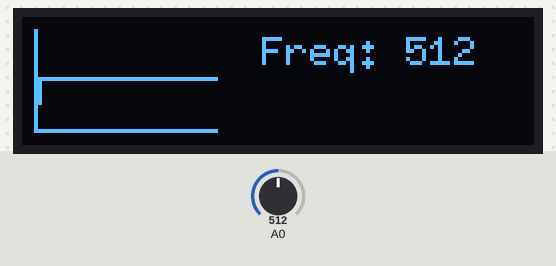
Bench run of a sketch on a simulated Arduino Uno, built with avr-gcc and run on an emulated ATmega328P. Shown: 128×32 one-colour display. The inputs (shaded band) are chosen by the test bench; at power-on: A0 = 512.

Above: at 1.2 s.
1.3 s: A0 set to 716
At 2.9 s:
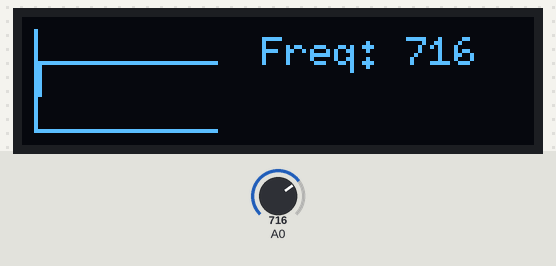
3.4 s: A0 set to 900
At 4.5 s:
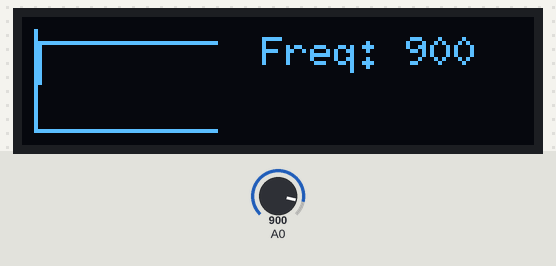
5.4 s: A0 set to 1023
At 7.3 s:
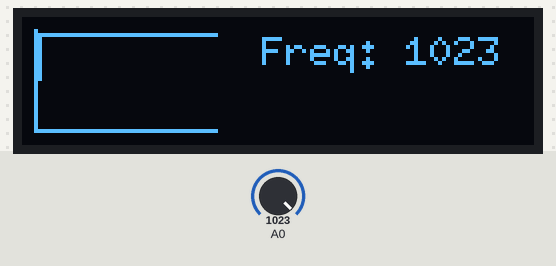
Timing chart, 0 to 8.8 s (numbered marks = the images above; inputs shaded):
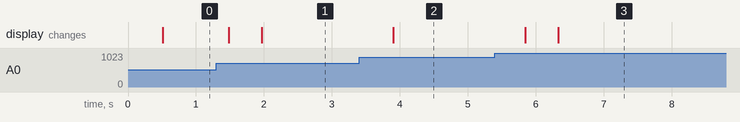

The sketch:

OLED_Display_Code.ino
```cpp
#include <Arduino.h>
#include <U8g2lib.h>

#ifdef U8X8_HAVE_HW_SPI
#include <SPI.h>
#endif
#ifdef U8X8_HAVE_HW_I2C
#include <Wire.h>
#endif

#define GRAPH_X_MIN 4
#define GRAPH_X_MAX 48

#define GRAPH_Y_MIN 3
#define GRAPH_Y_MAX 27

int y = 0;
int x = GRAPH_X_MIN;

int maxValue = 0;

char freqBuffer[20];
char maxBuffer[20];

int prevYCoordinates[45] = {27};

//Limits are reversed (lower digit is higher on screen)

//graph pixel limits:
/*
   4, 3

   4, 27        48, 27
*/


//Constructor for OLED screen
U8G2_SSD1306_128X32_UNIVISION_F_SW_I2C u8g2(U8G2_R0, /* clock=*/ SCL, /* data=*/ SDA, /* reset=*/ U8X8_PIN_NONE);

void graphPlotter(int x);

void setup(void)
{
  pinMode(A0, INPUT);
  Serial.begin(9600);
  u8g2.begin();
  u8g2.clearBuffer(); // clear the internal memory
}

void loop(void)
{
  u8g2.clearBuffer(); // clear the internal memory
  //Screen code

  u8g2.setFontMode(1);
  u8g2.setBitmapMode(1);

  //Draw the axis for the graph
  u8g2.drawLine(3, 3, 3, 28);
  u8g2.drawLine(3, 28, 48, 28);

  graphPlotter(GRAPH_X_MIN);

  u8g2.sendBuffer(); // transfer internal memory to the display
}

void graphPlotter(int x)
{
  int currentY;
  int potValue;
  for (int i = 0; i <= 44; i++)
  {
    potValue = analogRead(A0);
    currentY = map(potValue, 0, 1024, 27, 3);
    prevYCoordinates[i+1] = currentY;
    u8g2.drawLine(i+3, prevYCoordinates[i], i+4, prevYCoordinates[i+1]); //x0, y0, x1, y1
    delay(10);
  }

  if (potValue > maxValue)
  {
    maxValue = potValue;
  }

  sprintf(maxBuffer, "Max: %d", maxValue);
  sprintf(freqBuffer, "Freq: %d", potValue);

  //Shows the frequency in digits for user
  u8g2.setFont(u8g2_font_6x10_tr);
  u8g2.drawStr(60, 12, freqBuffer);
  u8g2.drawStr(60, 25, maxBuffer);
}
```

Measured:
- after the input at 1.3 s, the display: first changes after 0.18 s (image 1 shows a later state)
- after the input at 3.4 s, the display: changes after 0.50 s (image 2)
- after the input at 5.4 s, the display: first changes after 0.44 s (image 3 shows a later state)
